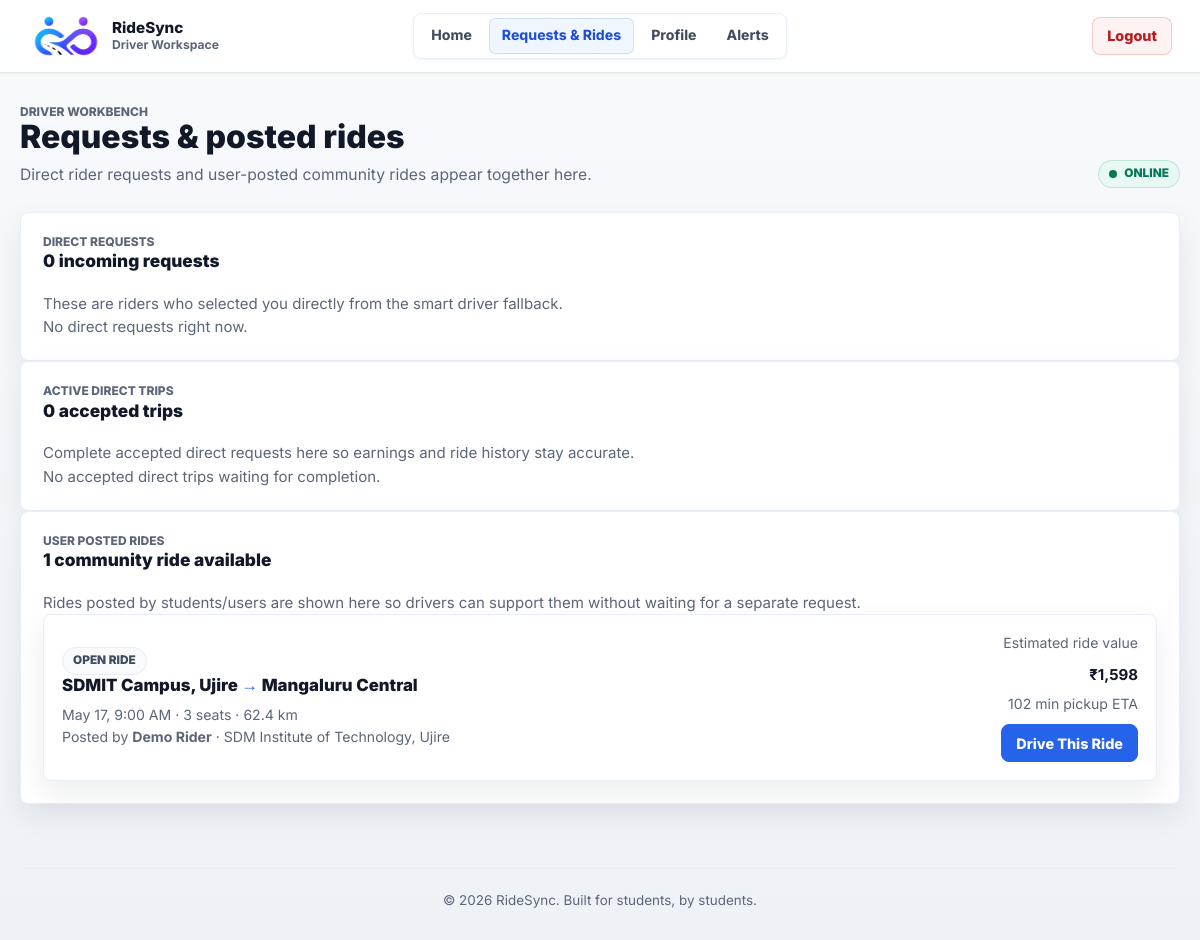
Page /pages/driver_requests.php (signed in) on the committed database.
### tables this page shows
CREATE TABLE IF NOT EXISTS rides (
  id INT UNSIGNED NOT NULL AUTO_INCREMENT,
  user_id INT UNSIGNED NOT NULL,
  origin VARCHAR(150) NOT NULL,
  destination VARCHAR(150) NOT NULL,
  origin_lat DECIMAL(10, 7) NULL,
  origin_lng DECIMAL(10, 7) NULL,
  destination_lat DECIMAL(10, 7) NULL,
  destination_lng DECIMAL(10, 7) NULL,
  route_distance_km DECIMAL(8, 2) NULL,
  travel_date DATE NOT NULL,
  travel_time TIME NOT NULL,
  seats_available TINYINT UNSIGNED NOT NULL DEFAULT 1,
  status ENUM('open', 'closed', 'cancelled') NOT NULL DEFAULT 'open',
  created_at TIMESTAMP NOT NULL DEFAULT CURRENT_TIMESTAMP,
  PRIMARY KEY (id),
  KEY idx_rides_user_id (user_id),
  KEY idx_rides_search (status, travel_date, travel_time),
  KEY idx_rides_user_status_time (user_id, status, travel_date, travel_time),
  CONSTRAINT fk_rides_user
    FOREIGN KEY (user_id) REFERENCES users(id)
    ON DELETE CASCADE
);

CREATE TABLE IF NOT EXISTS users (
  id INT UNSIGNED NOT NULL AUTO_INCREMENT,
  name VARCHAR(100) NOT NULL,
  email VARCHAR(190) NOT NULL,
  password VARCHAR(255) NOT NULL,
  college VARCHAR(150) NOT NULL,
  gender ENUM('Male', 'Female', 'Other') NOT NULL,
  profile_photo VARCHAR(255) NULL,
  created_at TIMESTAMP NOT NULL DEFAULT CURRENT_TIMESTAMP,
  PRIMARY KEY (id),
  UNIQUE KEY uq_users_email (email)
);

### pages/driver_requests.php (the view, shortened to what the rows shown need)
<?php
require_once __DIR__ . '/../config/db.php';
require_once __DIR__ . '/../includes/driver_account_helper.php';
require_once __DIR__ . '/../includes/driver_opportunity_helper.php';
$driverId = (int) $_SESSION['driver_id'];
$state = ridesync_fetch_driver_state($conn, $driverId);
$isVerifiedDriver = ridesync_driver_is_verified($state);
$communityRideTotal = ridesync_count_driver_community_rides($conn, $driverId);
$communityRides = ridesync_fetch_driver_community_rides($conn, $driverId, 30);
$stmt = mysqli_prepare($conn,
    "SELECT rr.*, u.name AS rider_name, u.college AS rider_college
     FROM driver_ride_requests rr
     LEFT JOIN users u ON u.id = rr.rider_user_id
     WHERE rr.driver_id = ? AND rr.request_status = 'pending'
     ORDER BY rr.requested_at ASC"
);
mysqli_stmt_bind_param($stmt, "i", $driverId);
mysqli_stmt_execute($stmt);
$requests = mysqli_stmt_get_result($stmt);
$directRequestCount = mysqli_num_rows($requests);
$stmt = mysqli_prepare($conn,
    "SELECT rr.*, u.name AS rider_name, u.college AS rider_college
     FROM driver_ride_requests rr
     LEFT JOIN users u ON u.id = rr.rider_user_id
     WHERE rr.driver_id = ? AND rr.request_status = 'accepted'
     ORDER BY rr.responded_at ASC, rr.requested_at ASC"
);
mysqli_stmt_bind_param($stmt, "i", $driverId);
mysqli_stmt_execute($stmt);
$activeRequests = mysqli_stmt_get_result($stmt);
$activeRequestCount = mysqli_num_rows($activeRequests);
require_once __DIR__ . '/../includes/driver_header.php';
?>
<div class="driver-page-header">
    <div>
        <h1>Requests & posted rides</h1>
    </div>
</div>
<section class="driver-panel">
    <div class="driver-panel-header">
        <div>
            <h2><?php echo (int) $directRequestCount; ?> incoming request<?php echo $directRequestCount === 1 ? '' : 's'; ?></h2>
        </div>
    </div>
</section>
<section class="driver-panel">
    <div class="driver-panel-header">
        <div>
            <h2><?php echo (int) $activeRequestCount; ?> accepted trip<?php echo $activeRequestCount === 1 ? '' : 's'; ?></h2>
        </div>
    </div>
</section>
<section class="driver-panel driver-community-panel" id="community-rides">
    <div class="driver-panel-header">
        <div>
            <h2><?php echo (int) $communityRideTotal; ?> community ride<?php echo $communityRideTotal === 1 ? '' : 's'; ?> available</h2>
        </div>
    </div>
    <?php if (count($communityRides) === 0): ?>
        <p class="driver-empty">No open user-posted rides are waiting right now.</p>
    <?php else: ?>
        <div class="driver-opportunity-list">
            <?php foreach ($communityRides as $ride): ?>
                <?php
                    $isAssignedToDriver = (int) ($ride['assigned_driver_id'] ?? 0) === $driverId;
                    $etaMinutes = ridesync_driver_community_eta($ride, $state);
                    $fareEstimate = ridesync_driver_community_fare($ride);
                    $distanceKm = ridesync_float_or_null($ride['route_distance_km'] ?? null);
                ?>
                <article class="driver-opportunity-card">
                    <div class="driver-opportunity-main">
                        <span class="driver-opportunity-status <?php echo $isAssignedToDriver ? 'is-assigned' : ''; ?>">
                            <?php echo $isAssignedToDriver ? 'Assigned to you' : 'Open ride'; ?>
                        </span>
                        <h3><?php echo htmlspecialchars($ride['origin']); ?> <span class="route-arrow">&rarr;</span> <?php echo htmlspecialchars($ride['destination']); ?></h3>
                        <p>
                            <?php echo htmlspecialchars(ridesync_driver_community_time_label($ride)); ?>
                            &middot; <?php echo (int) $ride['seats_available']; ?> seat<?php echo (int) $ride['seats_available'] === 1 ? '' : 's'; ?>
                            <?php if ($distanceKm !== null): ?>
                                &middot; <?php echo number_format($distanceKm, 1); ?> km
                            <?php endif; ?>
                        </p>
                        <p>
                            Posted by <strong><?php echo htmlspecialchars($ride['poster_name'] ?? 'RideSync user'); ?></strong>
                            <?php if (!empty($ride['poster_college'])): ?>
                                &middot; <?php echo htmlspecialchars($ride['poster_college']); ?>
                            <?php endif; ?>
                        </p>
                    </div>
                    <div class="driver-opportunity-side">
                        <span>Estimated ride value</span>
                        <strong><?php echo formatCost($fareEstimate); ?></strong>
                        <span>
                            <?php echo $etaMinutes !== null ? $etaMinutes . ' min pickup ETA' : 'ETA appears after location update'; ?>
                        </span>
                        <?php if ($isAssignedToDriver): ?>
                            <button type="button" class="btn btn-secondary" disabled>Already Assigned</button>
                        <?php elseif (!$isVerifiedDriver): ?>
                            <button type="button" class="btn btn-secondary" disabled>Verification Needed</button>
                        <?php elseif ($state['availability'] !== 'online'): ?>
                            <a href="/ridesync/pages/driver_dashboard.php" class="btn btn-secondary">Go Online</a>
                        <?php else: ?>
                            <form action="/ridesync/actions/driver_account_action.php" method="POST">
                                <button type="submit" class="btn btn-primary">Drive This Ride</button>
                            </form>
                        <?php endif; ?>
                    </div>
                </article>
            <?php endforeach; ?>
        </div>
    <?php endif; ?>
</section>
<?php require_once __DIR__ . '/../includes/driver_footer.php'; ?>

### rows in the picture
rides: origin "SDMIT Campus, Ujire", destination "Mangaluru Central", ridesync_driver_community_time_label($ride) "May 17, 9:00 AM", seats_available "3", route_distance_km "62.4", user.name "Demo Rider", user.college "SDM Institute of Technology, Ujire", route_distance_km "₹1,598", etaMinutes "102"

### other values in the picture
$directRequestCount "0"
$activeRequestCount "0"
$communityRideTotal "1"
